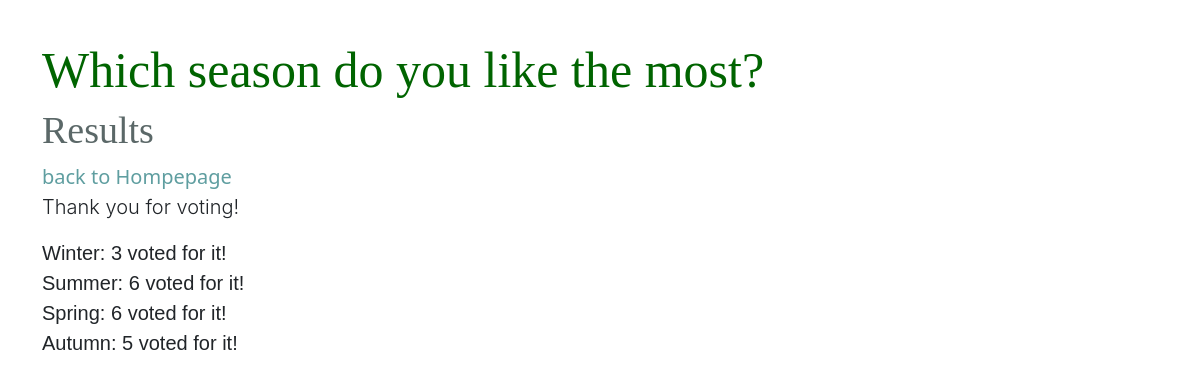
The app's page /poll/season/results/, older data.
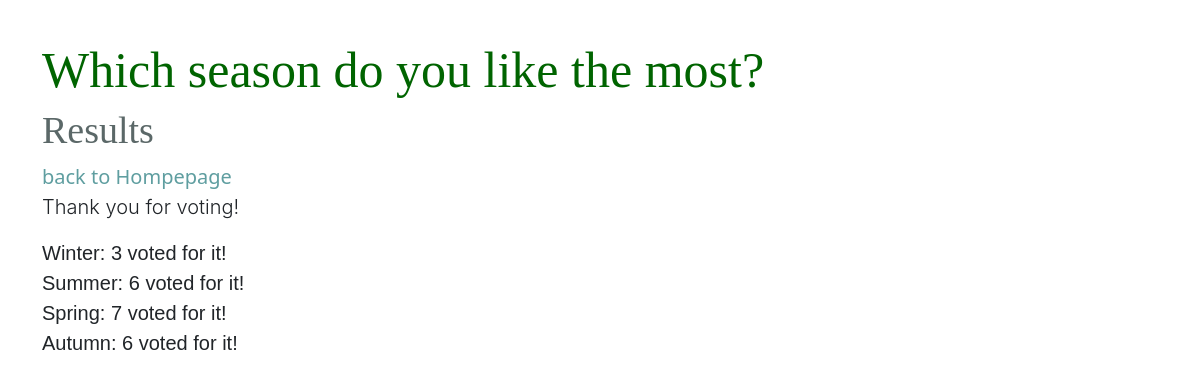
The same page, newer data.
### polls/models.py (models this page shows, shortened)
class Poll(models.Model):
    name = models.CharField(max_length=256)
    slug = models.SlugField(unique=True)
    publish_time =models.DateTimeField()
    days_running = models.IntegerField(default=7)

class Choice(models.Model):
    poll = models.ForeignKey(to='Poll', on_delete=models.CASCADE)
    name = models.CharField(max_length=256)
    votes = models.IntegerField(default=0)
    notes = models.TextField(null=True, blank=True)

### polls/views.py (the view)
# urls.py: path('poll/<str:slug>/results/', ResultsDetailView.as_view(), name='results'),
class ResultsDetailView(generic.DetailView):
    model = Poll
    template_name = 'polls/results.html'
    def get_context_data(self, **kwargs):
        context = super().get_context_data(**kwargs)
        user_can_see_results = False
        if 'voted_polls' in self.request.session:
            if type(self.request.session['voted_polls']) == list:
                if context['object'].id in self.request.session['voted_polls']:
                    user_can_see_results = True
        context['access'] = user_can_see_results
        return context

### polls/templates/polls/results.html
{% extends 'polls/base.html' %}
{% block content %}
{% if object %}
<h1>{{ object.name }}</h1>
<h2>Results</h2>
<a href="{% url 'polls:index' %}">back to Hompepage</a>
{% if access or not umfrage.is_active %}
<p class="lead">
  Thank you for voting!
</p>
{% if object.choice_set.all %}
<ul class="vote">
  {% for choice in object.choice_set.all %}
  <li>{{choice.name}}: {{ choice.votes }} voted for it!</li>
  {% endfor %}
</ul>
{% else %}
<p>Unfotunately, no answer option has been deposited yet</p>
{% endif %}
{% else %}
<h3>Error: Poll results can only be viewed after voting</h3>
{% endif %}
{% else %}
<h1>No poll can be issued</h1>
{% endif %}
{% endblock %}

### polls/templates/polls/base.html (shortened to what this page needs)
{% load static %}
<!DOCTYPE html>
<html>
    <head>
        <link href="https://cdn.jsdelivr.net/npm/bootstrap@5.1.3/dist/css/bootstrap.min.css" rel="stylesheet">
        <link rel="stylesheet" type="text/css" href="{% static 'css/main.css' %}">
    </head>
    <body>
        <div class="container weiterrunter">
        {% block content %}
        {% endblock %}
        </div>
</body>
</html>

### static/css/main.css (style rules this page uses)
h1 { font-family: Cambria, Cochin, Georgia, Times, 'Times New Roman', serif; font-size: 50px; color: darkgreen; }
h2 { font-family: Georgia, 'Times New Roman', Times, serif; font-size: 38px; color: rgb(91, 104, 104); }
p.lead { font-family: -apple-system, BlinkMacSystemFont, 'Segoe UI', Roboto, Oxygen, Ubuntu, Cantarell, 'Open Sans', 'Helvetica Neue', sans-serif; }
ul { font-family: -apple-system, BlinkMacSystemFont, 'Segoe UI', Roboto, Oxygen, Ubuntu, Cantarell, 'Open Sans', 'Helvetica Neue', sans-serif; font-size: 18px; padding-left: 0; }
li { text-decoration: none; text-shadow: 1px; list-style-type: none; }
.vote { font-size: 20px; font-style: initial; font-family: 'Gill Sans', 'Gill Sans MT', Calibri, 'Trebuchet MS', sans-serif; }
a { font-size: 20px; text-decoration: none; color: cadetblue; }

### polls/templates/polls/base.html (style rules this page uses)
div.weiterrunter { margin-top: 40px; }

Row changes from the older to the newer data that the page shows:
changed Choice "Spring": votes "6" → "7"
changed Choice "Autumn": votes "5" → "6"
